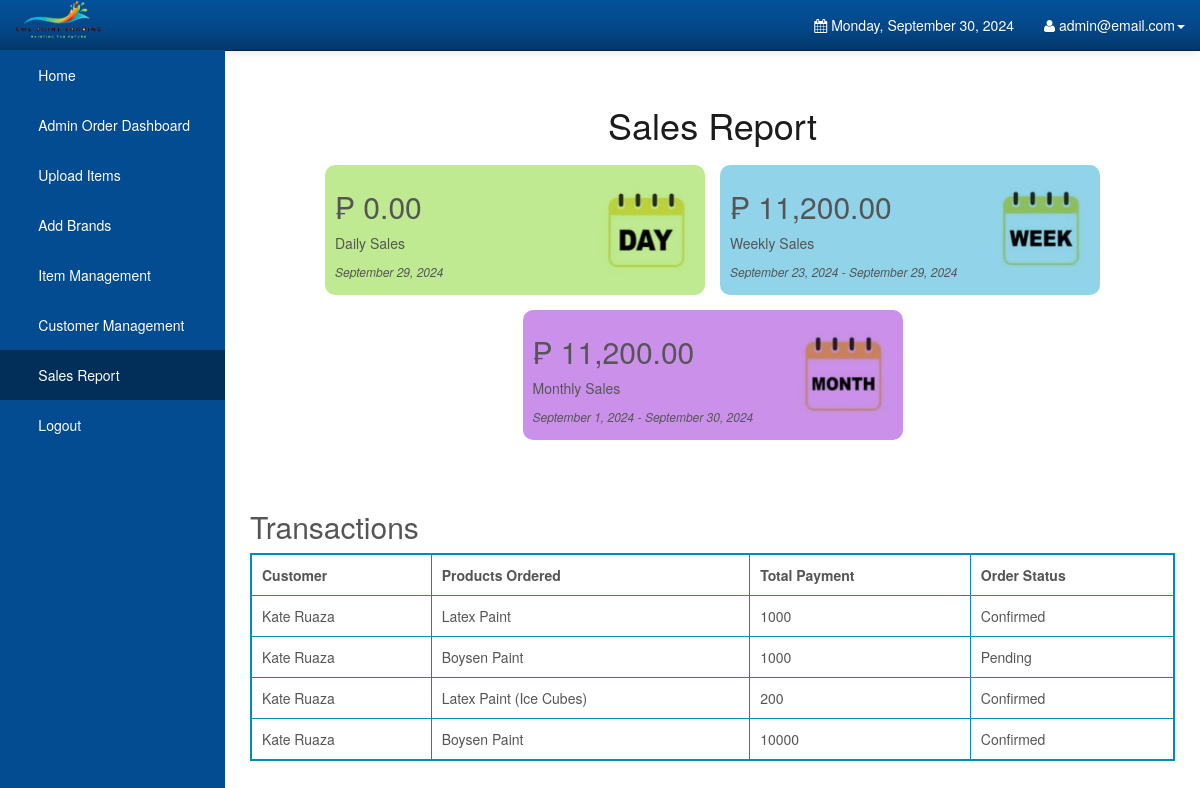
Before: /Admin/salesreport.php (signed in) with the older database file.
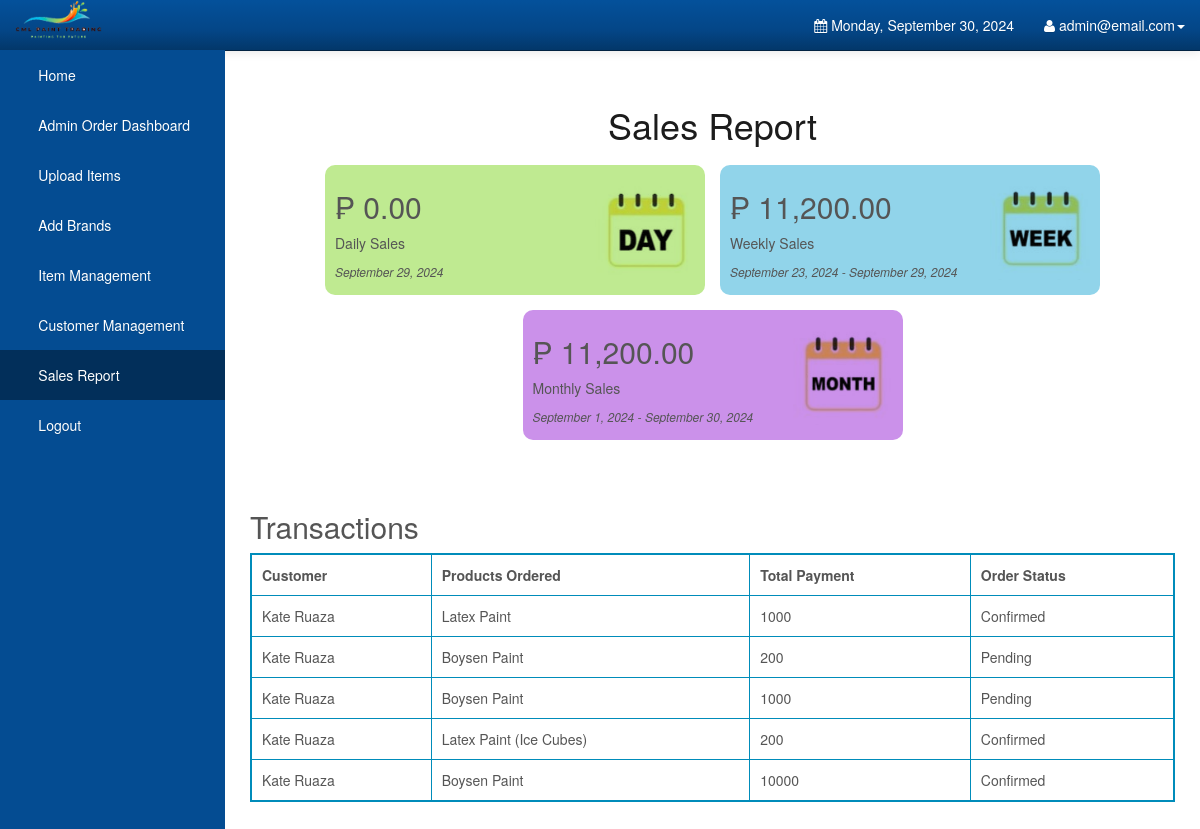
After: the same page with the newer database file.
### tables this page shows
CREATE TABLE `orderdetails` (
  `order_id` int(10) UNSIGNED NOT NULL,
  `user_id` int(11) NOT NULL DEFAULT 0,
  `order_name` varchar(1000) NOT NULL DEFAULT '',
  `order_price` double NOT NULL DEFAULT 0,
  `order_quantity` int(10) UNSIGNED NOT NULL DEFAULT 0,
  `order_total` double NOT NULL DEFAULT 0,
  `order_status` varchar(45) NOT NULL DEFAULT '',
  `order_date` date DEFAULT NULL,
  `order_pick_up` datetime(6) DEFAULT NULL,
  `order_pick_place` enum('Quezon City','Caloocan','Valenzuela','San Jose de Monte') DEFAULT NULL,
  `gl` enum('Gallon','Liter') DEFAULT NULL,
  `payment_id` int(11) DEFAULT NULL,
  `product_id` int(11) DEFAULT NULL
);

CREATE TABLE `users` (
  `user_id` int(11) NOT NULL,
  `user_email` varchar(1000) NOT NULL,
  `user_password` varchar(1000) NOT NULL,
  `user_firstname` varchar(1000) NOT NULL,
  `user_lastname` varchar(1000) NOT NULL,
  `user_address` varchar(1000) NOT NULL,
  `user_mobile` varchar(255) NOT NULL,
  `type` enum('Customer','Admin') NOT NULL
);

### Admin/salesreport.php (the view, shortened to what this page needs)
<?php
require_once 'config.php';
?>
<!DOCTYPE html>
<html lang="en">
<head>
    <link rel="stylesheet" type="text/css" href="bootstrap/css/bootstrap.min.css" />
    <link rel="stylesheet" type="text/css" href="font-awesome/css/font-awesome.min.css" />
    <link rel="stylesheet" type="text/css" href="css/local.css" />
    <link rel="stylesheet" type="text/css" href="css/salesreport.css" />
    <link rel="stylesheet" href="https://cdn.jsdelivr.net/npm/sweetalert2@11/dist/sweetalert2.min.css">
</head>
<body>
    <div id="wrapper">
        <nav class="navbar navbar-inverse navbar-fixed-top" role="navigation">
            <div class="navbar-header">
                <img class="logo-custom" src="../assets/img/logo.png" alt="" style="height: 40px; margin-left: 15px;" />
            </div>
            <div class="collapse navbar-collapse navbar-ex1-collapse">
                <ul class="nav navbar-nav side-nav">
                    <li><a href="index.php"> &nbsp; &nbsp; &nbsp; Home</a></li>
                    <li><a href="orderdetails.php"> &nbsp; &nbsp; &nbsp; Admin Order Dashboard</a></li>
                    <li><a data-toggle="modal" data-target="#uploadModal"> &nbsp; &nbsp; &nbsp; Upload Items</a></li>
                    <li><a data-toggle="modal" data-target="#addBrandsModal"> &nbsp; &nbsp; &nbsp; Add Brands</a></li>
                    <li><a href="items.php"> &nbsp; &nbsp; &nbsp; Item Management</a></li>
                    <li><a href="customers.php"> &nbsp; &nbsp; &nbsp; Customer Management</a></li>
                    <li class="active"><a href="salesreport.php"> &nbsp; &nbsp; &nbsp; Sales Report</a></li>
                    <li><a href="logout.php"> &nbsp; &nbsp; &nbsp; Logout</a></li>
                </ul>
                <ul class="nav navbar-nav navbar-right navbar-user">
                    <li class="dropdown messages-dropdown">
                        <a href="#"><i class="fa fa-calendar"></i> <?php
                                                                    $Today = date('y:m:d');
                                                                    $new = date('l, F d, Y', strtotime($Today));
                                                                    echo $new; ?></a>
                    </li>
                    <li class="dropdown user-dropdown">
                        <a href="#" class="dropdown-toggle" data-toggle="dropdown"><i class="fa fa-user"></i> <?php extract($_SESSION);
                                                                                                                echo $admin_username; ?><b class="caret"></b></a>
                    </li>
                </ul>
            </div>
        </nav>
        <div id="page-wrapper">
            <div class="sales-report-container">
                <h1>Sales Report</h1>
                <div class="sales-report-content">
                    <?php
                    $stmt_daily = $DB_con->prepare('SELECT SUM(order_total) as daily_sales, DATE(order_pick_up) as date FROM orderdetails WHERE DATE(order_pick_up) = CURDATE()');
                    $stmt_daily->execute();
                    $daily = $stmt_daily->fetch(PDO::FETCH_ASSOC);
                    $dailySales = $daily['daily_sales'] ?? 0;
                    $dailyDate = $daily['date'] ?? date('Y-m-d');
                    $stmt_weekly = $DB_con->prepare(
                        'SELECT SUM(order_total) as weekly_sales,
                                DATE_SUB(CURDATE(), INTERVAL WEEKDAY(CURDATE()) DAY) as start_date,
                                DATE_ADD(DATE_SUB(CURDATE(), INTERVAL WEEKDAY(CURDATE()) DAY), INTERVAL 6 DAY) as end_date
                         FROM orderdetails
                         WHERE DATE(order_pick_up) BETWEEN
                               DATE_SUB(CURDATE(), INTERVAL WEEKDAY(CURDATE()) DAY)
                               AND DATE_ADD(DATE_SUB(CURDATE(), INTERVAL WEEKDAY(CURDATE()) DAY), INTERVAL 6 DAY)'
                    );
                    $stmt_weekly->execute();
                    $weekly = $stmt_weekly->fetch(PDO::FETCH_ASSOC);
                    $weeklySales = $weekly['weekly_sales'] ?? 0;
                    $weeklyStartDate = $weekly['start_date'] ?? date('Y-m-d', strtotime('-7 days'));
                    $weeklyEndDate = $weekly['end_date'] ?? date('Y-m-d');
                    $stmt_monthly = $DB_con->prepare(
                        'SELECT SUM(order_total) as monthly_sales,
                                DATE_FORMAT(CURDATE(), "%Y-%m-01") as start_date,
                                LAST_DAY(CURDATE()) as end_date
                         FROM orderdetails
                         WHERE DATE(order_pick_up) BETWEEN
                               DATE_FORMAT(CURDATE(), "%Y-%m-01")
                               AND LAST_DAY(CURDATE())'
                    );
                    $stmt_monthly->execute();
                    $monthly = $stmt_monthly->fetch(PDO::FETCH_ASSOC);
                    $monthlySales = $monthly['monthly_sales'] ?? 0;
                    $monthlyStartDate = $monthly['start_date'] ?? date('Y-m-d', strtotime('-1 month'));
                    $monthlyEndDate = $monthly['end_date'] ?? date('Y-m-d');
                    ?>
                    <div class="sales-report-item" data-toggle="modal" data-target="#dailySales">
                        <div>
                            <h2>&#8369 <?php echo number_format($dailySales, 2); ?></h2>
                            <p>Daily Sales</p>
                            <p><?php echo date('F j, Y', strtotime($dailyDate)); ?></p>
                        </div>
                        <img src="./local_image/daily.jpeg" alt="Daily Sales">
                    </div>
                    <div class="sales-report-item" data-toggle="modal" data-target="#weeklySales">
                        <div>
                            <h2>&#8369 <?php echo number_format($weeklySales, 2); ?></h2>
                            <p>Weekly Sales</p>
                            <p><?php echo date('F j, Y', strtotime($weeklyStartDate)) . ' - ' . date('F j, Y', strtotime($weeklyEndDate)); ?></p>
                        </div>
                        <img src="./local_image/weekly.jpeg" alt="Weekly Sales">
                    </div>
                    <div class="sales-report-item" data-toggle="modal" data-target="#monthlySales">
                        <div>
                            <h2>&#8369 <?php echo number_format($monthlySales, 2); ?></h2>
                            <p>Monthly Sales</p>
                            <p><?php echo date('F j, Y', strtotime($monthlyStartDate)) . ' - ' . date('F j, Y', strtotime($monthlyEndDate)); ?></p>
                        </div>
                        <img src="./local_image/monthly.jpeg" alt="Monthly Sales">
                    </div>
                </div>
                <div class="sales-report-transactions">
                    <h2>Transactions</h2>
                    <div class="transactions-table">
                        <table>
                            <thead>
                                <tr>
                                    <th>Customer</th>
                                    <th>Products Ordered</th>
                                    <th>Total Payment</th>
                                    <th>Order Status</th>
                                </tr>
                            </thead>
                            <tbody>
                                <?php
                                $stmt = $DB_con->prepare('SELECT users.user_email, users.user_firstname, users.user_lastname, users.user_address, orderdetails.* FROM users INNER JOIN orderdetails ON users.user_id = orderdetails.user_id ORDER BY orderdetails.order_pick_up DESC');
                                $stmt->execute();
                                if ($stmt->rowCount() > 0) {
                                    while ($row = $stmt->fetch(PDO::FETCH_ASSOC)) {
                                        $customerName = $row['user_firstname'] . ' ' . $row['user_lastname'];
                                        $productsOrdered = $row['order_name'];
                                        $orderStatus = $row['order_status'];
                                        $totalBill = $row['order_total'];
                                        ?>
                                        <tr>
                                            <td><?php echo htmlspecialchars($customerName); ?></td>
                                            <td><?php echo htmlspecialchars($productsOrdered); ?></td>
                                            <td><?php echo htmlspecialchars($totalBill); ?></td>
                                            <td><?php echo htmlspecialchars($orderStatus); ?></td>
                                        </tr>
                                        <?php
                                    }
                                } else {
                                    ?>
                                    <tr>
                                        <td colspan="3">No transactions found.</td>
                                    </tr>
                                    <?php
                                }
                                ?>
                            </tbody>
                        </table>
                    </div>
                </div>
            </div>
        </div>
        <br />
        <br />
    </div>
</body>
</html>

### Admin/css/local.css (style rules this page uses)
#wrapper { padding-left: 0; }
#page-wrapper { width: 100%; padding: 5px 15px; }
body { font-family: "Helvetica Neue", Helvetica, Arial, sans-serif; font-size: 14px; line-height: 1.42857143; color: #555555; background-color: #ffffff; }
.navbar-inverse { background-color: #033c73; border-color: #022f5a; }
.navbar-inverse .navbar-nav > li > a { color: #ffffff; }
.navbar-inverse .navbar-nav > .active > a, .navbar-inverse .navbar-nav > .active > a:hover, .navbar-inverse .navbar-nav > .active > a:focus { color: #ffffff; background-color: #022f5a; }
.navbar-inverse .navbar-collapse, .navbar-inverse .navbar-form { border-color: #022a50; }
.navbar { background-image: -webkit-linear-gradient(#54b4eb, #2fa4e7 60%, #1d9ce5); background-image: linear-gradient(#54b4eb, #2fa4e7 60%, #1d9ce5); background-repeat: no-repeat; filter: progid:DXImageTransform.Microsoft.gradient(startColorstr='#ff54b4eb', endColorstr='#ff1d9ce5', GradientType=0); border-bottom: 1px solid #178acc; filter: none; -webkit-box-shadow: 0 1px 10px rgba(0, 0, 0, 0.1); box-shadow: 0 1px 10px rgba(0, 0, 0, 0.1); }
.navbar .navbar-nav > li > a, .navbar-brand { text-shadow: 0 1px 0 rgba(0, 0, 0, 0.1); }
.navbar-inverse { background-image: -webkit-linear-gradient(#04519b, #044687 60%, #033769); background-image: linear-gradient(#04519b, #044687 60%, #033769); background-repeat: no-repeat; filter: progid:DXImageTransform.Microsoft.gradient(startColorstr='#ff04519b', endColorstr='#ff033769', GradientType=0); filter: none; border-bottom: 1px solid #022241; }
.clearfix:before, .clearfix:after, .container:before, .container:after, .container-fluid:before, .container-fluid:after, .row:before, .row:after, .form-horizontal .form-group:before, .form-horizontal .form-group:after, .btn-toolbar:before, .btn-toolbar:after, .btn-group-vertical > .btn-group:before, .btn-group-vertical > .btn-group:after, .nav:before, .nav:after, .navbar:before, .navbar:after, .navbar-header:before, .navbar-header:after, .navbar-collapse:before, .navbar-collapse:after, .pager:before, .pager:after, .panel-body:before, .panel-body:after, .modal-footer:before, .modal-footer:after { content: " "; display: table; }
.clearfix:after, .container:after, .container-fluid:after, .row:after, .form-horizontal .form-group:after, .btn-toolbar:after, .btn-group-vertical > .btn-group:after, .nav:after, .navbar:after, .navbar-header:after, .navbar-collapse:after, .pager:after, .panel-body:after, .modal-footer:after { clear: both; }
a { color: #2fa4e7; text-decoration: none; }
@media (min-width:768px) { #wrapper { padding-left: 225px; } }
@media (min-width:768px) { #page-wrapper { padding: 15px 25px; } }
@media (min-width:768px) { .side-nav { margin-left: -225px; left: 225px; width: 225px; position: fixed; top: 50px; height: 100%; border-radius: 0; border: none; background-color: #044C92; overflow-y: auto; } }
@media (min-width:768px) { .side-nav>li>a { width: 225px; } }
@media (min-width:768px) { .navbar-collapse { padding-left: 15px !important; padding-right: 15px !important; } }

### Admin/css/salesreport.css (style rules this page uses)
.sales-report-container { display: flex; justify-content: start; align-items: center; flex-direction: column; height: 100vh; width: 100%; }
h1 { color: #1c1c1c; }
.sales-report-content { display: flex; justify-content: center; align-items: center; flex-wrap: wrap; width: 100%; gap: 1.5rem; margin-top: 1rem; }
.sales-report-item { display: flex; justify-content: space-between; align-items: center; min-width: 38rem; padding: 0.5rem 1rem; border-radius: 1rem; }
.sales-report-item:nth-child(1) { background-color: #bfea91; }
.sales-report-item:nth-child(2) { background-color: #91d4ea; }
.sales-report-item:nth-child(3) { background-color: #cb91ea; }
.sales-report-item p:nth-child(3) { align-self: end; font-size: 1.2rem; font-style: italic; }
.sales-report-item img { width: 100px; height: 100px; object-fit: cover; mix-blend-mode: multiply; }
.sales-report-transactions { display: flex; justify-content: center; align-items: start; flex-direction: column; width: 100%; margin-top: 5rem; }
.transactions-table { width: 100%; }
.transactions-table table { width: 100%; border: 2px solid #008CBA; padding: 1rem; }
.transactions-table table tr { border: 1px solid #008CBA; padding: 1rem; }
.transactions-table table tr td { border: 1px solid #008CBA; padding: 1rem; }
.transactions-table table tr th { border: 1px solid #008CBA; padding: 1rem; }

Changed rows visible on the page:
added orderdetails: user.user_lastname "Kate Ruaza", order_name "Boysen Paint", order_total "200", order_status "Pending"
